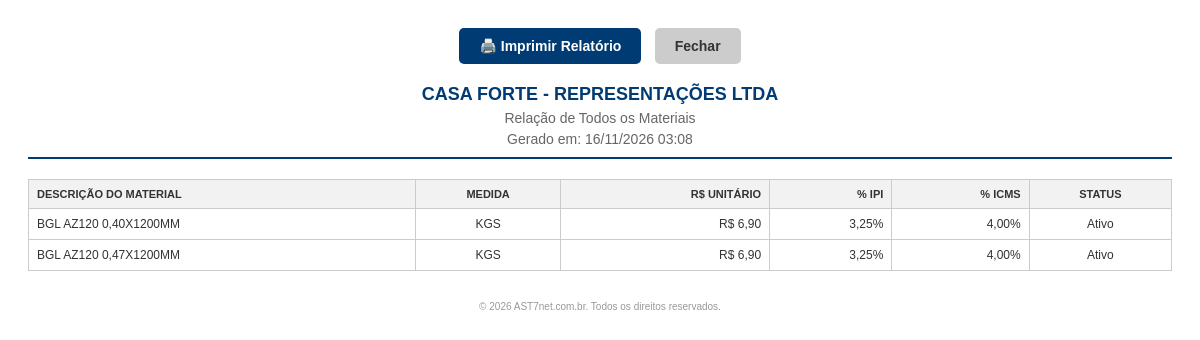
The app's page /relatorio_materiais.php?todos=1 (signed in) with its own data.
### tables this page shows
CREATE TABLE materiais (
                id INTEGER PRIMARY KEY AUTOINCREMENT,
                descricao TEXT NOT NULL,
                medida TEXT NOT NULL,
                preco_unitario REAL DEFAULT 0.00,
                ipi REAL DEFAULT 0.00,
                icms REAL DEFAULT 0.00,
                ativo INTEGER DEFAULT 1,
                created_at DATETIME DEFAULT CURRENT_TIMESTAMP
            );

### relatorio_materiais.php (the view, shortened to what this page needs)
<?php
$pdo = Database::getInstance();
$materiais = [];
if (isset($_GET['todos']) && $_GET['todos'] == 1) {
    $stmt = $pdo->query("SELECT * FROM materiais ORDER BY descricao ASC");
    $materiais = $stmt->fetchAll();
    $titulo = "Relação de Todos os Materiais";
} else {
    die("Nenhum material selecionado para impressão.");
}
?>
<!DOCTYPE html>
<html lang="pt-BR">
<head>
</head>
<body>
    <div class="no-print" style="text-align: center; margin-bottom: 20px;">
        <button onclick="window.print()" style="padding: 10px 20px; background-color: #003B73; color: white; border: none; border-radius: 5px; cursor: pointer; font-weight: bold; font-size: 14px;">
            🖨️ Imprimir Relatório
        </button>
        <button onclick="window.close()" style="padding: 10px 20px; background-color: #ccc; color: #333; border: none; border-radius: 5px; cursor: pointer; font-weight: bold; font-size: 14px; margin-left: 10px;">
            Fechar
        </button>
    </div>
    <div class="header">
        <h1>Casa Forte - Representações Ltda</h1>
        <p><?= $titulo ?></p>
        <p>Gerado em: <?= date('d/m/Y H:i') ?></p>
    </div>
    <table>
        <thead>
            <tr>
                <th>Descrição do Material</th>
                <th class="text-center">Medida</th>
                <th class="text-right">R$ Unitário</th>
                <th class="text-right">% IPI</th>
                <th class="text-right">% ICMS</th>
                <th class="text-center">Status</th>
            </tr>
        </thead>
        <tbody>
            <?php foreach($materiais as $m): ?>
            <tr>
                <td><?= htmlspecialchars($m['descricao']) ?></td>
                <td class="text-center"><?= htmlspecialchars($m['medida']) ?></td>
                <td class="text-right">R$ <?= number_format($m['preco_unitario'], 2, ',', '.') ?></td>
                <td class="text-right"><?= number_format($m['ipi'], 2, ',', '.') ?>%</td>
                <td class="text-right"><?= number_format($m['icms'], 2, ',', '.') ?>%</td>
                <td class="text-center"><?= $m['ativo'] ? 'Ativo' : 'Inativo' ?></td>
            </tr>
            <?php endforeach; ?>
        </tbody>
    </table>
    <div class="footer">
        &copy; <?= date('Y') ?> AST7net.com.br. Todos os direitos reservados.
    </div>
</body>
</html>

### relatorio_materiais.php (style rules this page uses)
body { font-family: Arial, sans-serif; font-size: 12px; color: #333; padding: 20px; }
.header { text-align: center; margin-bottom: 20px; border-bottom: 2px solid #003B73; padding-bottom: 10px; }
.header h1 { margin: 0; color: #003B73; font-size: 18px; text-transform: uppercase; }
.header p { margin: 5px 0 0 0; font-size: 14px; color: #666; }
table { width: 100%; border-collapse: collapse; margin-top: 20px; }
th, td { border: 1px solid #ccc; padding: 8px; text-align: left; }
th { background-color: #f2f2f2; font-weight: bold; color: #333; text-transform: uppercase; font-size: 11px; }
.text-right { text-align: right; }
.text-center { text-align: center; }
.footer { margin-top: 30px; text-align: center; font-size: 10px; color: #999; }

### records on screen
materiais: descricao "BGL AZ120 0,40X1200MM", medida "KGS", preco_unitario "6,90", ipi "3,25", icms "4,00", ativo "Ativo"
materiais: descricao "BGL AZ120 0,47X1200MM", medida "KGS", preco_unitario "6,90", ipi "3,25", icms "4,00", ativo "Ativo"

### other values on screen
$titulo "Relação de Todos os Materiais"
